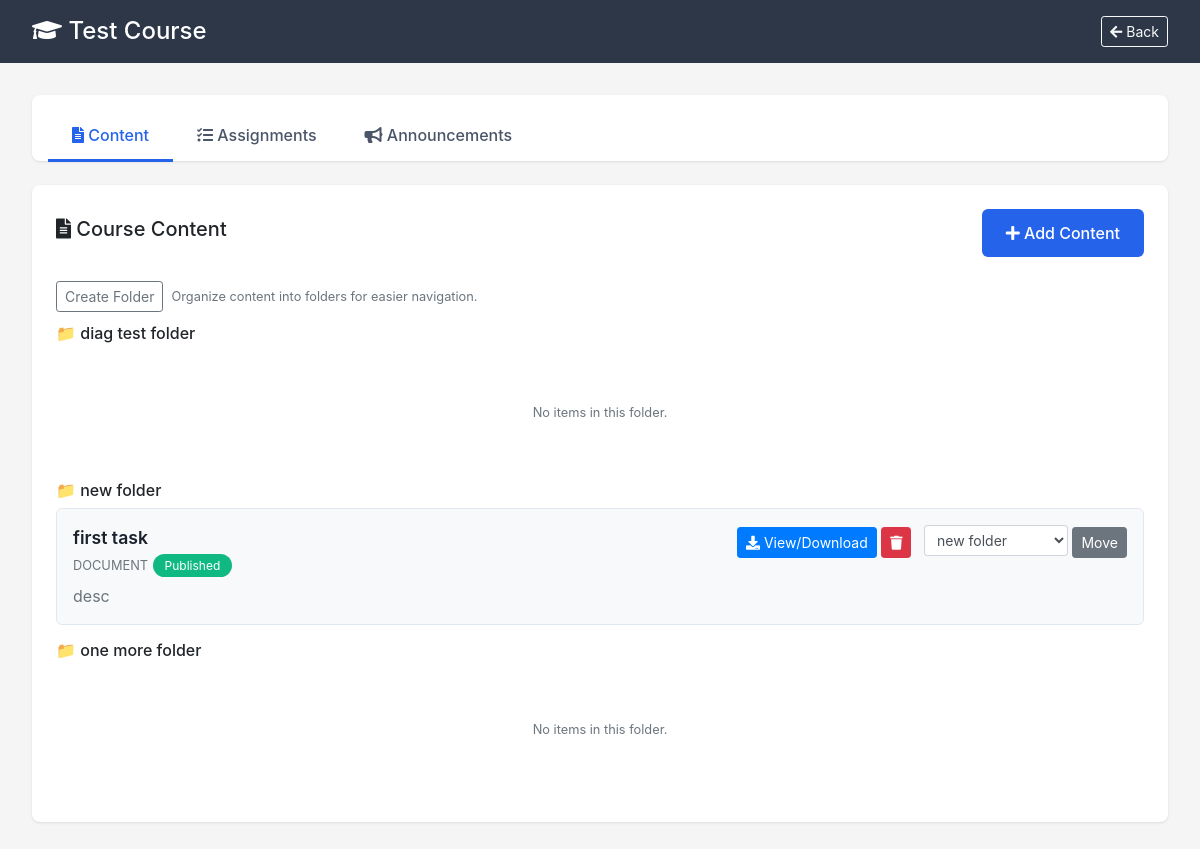
Page /1 (signed in) on the committed database.
### yonca/models/__init__.py (models this page shows, shortened)
class Course(db.Model):
    id = db.Column(db.Integer, primary_key=True)
    title = db.Column(db.String(200), nullable=False)
    description = db.Column(db.Text)
    time_slot = db.Column(db.String(100))
    profile_emoji = db.Column(db.String(10))
    dropdown_menu = db.Column(db.JSON, default=[
        {"text": "Login to Enroll", "icon": "🔐", "url": "/login"},
        {"text": "View Details", "icon": "📖", "url": "#"}
    ])
    page_welcome_title = db.Column(db.String(200), default="")
    page_subtitle = db.Column(db.String(500), default="")
    page_description = db.Column(db.Text, default="")
    page_features = db.Column(db.JSON, default=[
        {"title": "Interactive Learning", "description": "Engage with dynamic course content and interactive exercises.", "image": ""},
        {"title": "Expert Guidance", "description": "Learn from industry professionals and experienced educators.", "image": ""},
        {"title": "Community Support", "description": "Connect with fellow learners and get help when you need it.", "image": ""}
    ])
    page_gallery_images = db.Column(db.JSON, default=[])
    page_show_navigation = db.Column(db.Boolean, default=True)
    page_show_footer = db.Column(db.Boolean, default=True)

class CourseContentFolder(db.Model):
    id = db.Column(db.Integer, primary_key=True)
    course_id = db.Column(db.Integer, db.ForeignKey('course.id'), nullable=False)
    title = db.Column(db.String(200), nullable=False)
    description = db.Column(db.Text)
    order = db.Column(db.Integer, default=0)
    created_at = db.Column(db.DateTime, server_default=db.func.now())
    course = db.relationship('Course', backref=db.backref('content_folders', lazy='dynamic'))

class CourseContent(db.Model):
    id = db.Column(db.Integer, primary_key=True)
    course_id = db.Column(db.Integer, db.ForeignKey('course.id'), nullable=False)
    title = db.Column(db.String(200), nullable=False)
    description = db.Column(db.Text)
    content_type = db.Column(db.String(50), default='text')  # text, video, file, link
    content_data = db.Column(db.Text)  # URL, file path, or text content
    order = db.Column(db.Integer, default=0)
    is_published = db.Column(db.Boolean, default=True)
    created_at = db.Column(db.DateTime, server_default=db.func.now())
    course = db.relationship('Course', backref=db.backref('contents', lazy='dynamic'))
    folder_id = db.Column(db.Integer, db.ForeignKey('course_content_folder.id'), nullable=True)
    folder = db.relationship('CourseContentFolder', backref=db.backref('items', lazy='dynamic'))

### yonca/routes/__init__.py (the view, shortened to what this page needs)
@main_bp.route('/<path:course_slug>', methods=['GET', 'POST'])
def course_page(course_slug):
    from yonca.models import Course, HomeContent, CourseContent, CourseAssignment, CourseAnnouncement, db
    from slugify import slugify
    if course_slug.startswith('course/'):
        course_slug = course_slug[7:]  # Remove 'course/'
    course = None
    courses = Course.query.all()
    for c in courses:
        if slugify(c.title) == course_slug:
            course = c
            break
    if not course and course_slug:
        parts = course_slug.split('-')
        if parts and parts[-1].isdigit():
            course_id = int(parts[-1])
            course = Course.query.get(course_id)
    if not course and course_slug:
        for c in courses:
            slug = slugify(c.title)
            if slug in course_slug or course_slug.startswith(slug):
                course = c
                break
    if not course:
        from flask import abort
        abort(404)
    home_content = HomeContent.query.filter_by(is_active=True).first() or HomeContent()
    contents = CourseContent.query.filter_by(course_id=course.id, is_published=True).order_by(CourseContent.order).all()
    from yonca.models import CourseContentFolder
    content_folders = CourseContentFolder.query.filter_by(course_id=course.id).order_by(CourseContentFolder.order).all()
    assignments = CourseAssignment.query.filter_by(course_id=course.id, is_published=True).order_by(CourseAssignment.due_date).all()
    announcements = CourseAnnouncement.query.filter_by(course_id=course.id, is_published=True).order_by(CourseAnnouncement.created_at.desc()).all()
    from yonca.models import CourseAnnouncementReply
    if current_user.is_authenticated and getattr(current_user, 'is_teacher', False):
        from yonca.models import CourseAssignmentSubmission, CourseAnnouncementReply
        return render_template('course_editor.html',
                     course=course,
                     slug=slugify(course.title),
                     contents=contents,
                     content_folders=content_folders,
                     assignments=assignments,
                     announcements=announcements,
                     CourseAssignmentSubmission=CourseAssignmentSubmission,
                     CourseAnnouncementReply=CourseAnnouncementReply)

### yonca/templates/course_editor.html (shortened to what this page needs)
<!DOCTYPE html>
<html lang="en">
<head>
    <link rel="stylesheet" href="https://maxcdn.bootstrapcdn.com/bootstrap/4.5.2/css/bootstrap.min.css">
    <link rel="stylesheet" href="https://cdnjs.cloudflare.com/ajax/libs/font-awesome/5.15.4/css/all.min.css">
</head>
<body>
    <div class="navbar-custom">
        <div style="display: flex; justify-content: space-between; align-items: center;">
            <h4><i class="fas fa-graduation-cap"></i> {{ course.title }}</h4>
            <div>
                {% if current_user.is_authenticated and current_user.is_admin %}
                <a href="/admin/course_management/" class="btn btn-sm btn-outline-light">
                    <i class="fa fa-arrow-left"></i> Back
                </a>
                {% else %}
                <a href="/courses" class="btn btn-sm btn-outline-light">
                    <i class="fa fa-arrow-left"></i> Back to Courses
                </a>
                {% endif %}
            </div>
        </div>
    </div>
    <div class="content-wrapper">
        <div class="tab-navigation">
            <ul class="nav nav-tabs" id="courseTabs" role="tablist">
                <li class="nav-item">
                    <a class="nav-link active" id="content-tab" data-toggle="tab" href="#content" role="tab">
                        <i class="fas fa-file-alt"></i> Content
                    </a>
                </li>
                <li class="nav-item">
                    <a class="nav-link" id="assignments-tab" data-toggle="tab" href="#assignments" role="tab">
                        <i class="fas fa-tasks"></i> Assignments
                    </a>
                </li>
                <li class="nav-item">
                    <a class="nav-link" id="announcements-tab" data-toggle="tab" href="#announcements" role="tab">
                        <i class="fas fa-bullhorn"></i> Announcements
                    </a>
                </li>
            </ul>
        </div>
        <div class="tab-content" id="courseTabsContent">
            <div class="tab-pane fade show active" id="content" role="tabpanel">
                <div class="content-card">
                    <div style="display: flex; justify-content: space-between; align-items: center; margin-bottom: 1.5rem;">
                        <h5><i class="fas fa-file-alt"></i> Course Content</h5>
                        <button class="btn btn-add" data-toggle="modal" data-target="#addContentModal">
                            <i class="fas fa-plus"></i> Add Content
                        </button>
                    </div>
                    <div style="display:flex;gap:8px;margin-bottom:12px;align-items:center;">
                        <button class="btn btn-sm btn-outline-secondary" data-toggle="modal" data-target="#addFolderModal">Create Folder</button>
                        <small class="text-muted">Organize content into folders for easier navigation.</small>
                    </div>
                    {% set folders = content_folders if content_folders is defined else [] %}
                    {% if folders and folders|length > 0 %}
                        {% for folder in folders %}
                            <div style="margin-bottom:10px;">
                                <h6 style="margin-bottom:8px;">📁 {{ folder.title }}</h6>
                                {% set folder_items = contents | selectattr('folder_id','equalto', folder.id) | list %}
                                {% if folder_items and folder_items|length > 0 %}
                                    {% for item in folder_items %}
                                    <div class="item-card">
                                        <div class="item-header">
                                            <div>
                                                <div class="item-title">{{ item.title }}</div>
                                                <small class="text-muted">{{ item.content_type|upper }}</small>
                                                {% if item.is_published %}
                                                    <span class="badge-published">Published</span>
                                                {% else %}
                                                    <span class="badge-draft">Draft</span>
                                                {% endif %}
                                            </div>
                                            <div>
                                                <a href="{{ item.content_data }}" class="btn btn-sm btn-primary" target="_blank">
                                                    <i class="fas fa-download"></i> View/Download
                                                </a>
                                                <form method="POST" style="display: inline;">
                                                    <button type="submit" class="btn btn-sm btn-danger" onclick="return confirm('Delete this content?')">
                                                        <i class="fas fa-trash"></i>
                                                    </button>
                                                </form>
                                                <form method="POST" style="display: inline-block; margin-left:8px;">
                                                    <select name="target_folder_id" class="form-control form-control-sm" style="display:inline-block; width:auto;">
                                                        {% if content_folders %}
                                                            {% for f in content_folders %}
                                                            <option value="{{ f.id }}" {% if item.folder_id == f.id %}selected{% endif %}>{{ f.title }}</option>
                                                            {% endfor %}
                                                        {% endif %}
                                                    </select>
                                                    <button type="submit" class="btn btn-sm btn-secondary">Move</button>
                                                </form>
                                            </div>
                                        </div>
                                        {% if item.description %}
                                        <p class="text-muted mb-0">{{ item.description }}</p>
                                        {% endif %}
                                    </div>
                                    {% endfor %}
                                {% else %}
                                    <div class="empty-state"><small class="text-muted">No items in this folder.</small></div>
                                {% endif %}
                            </div>
                        {% endfor %}
                    {% endif %}
                </div>
            </div>
        </div>
    </div>
</body>
</html>

### yonca/templates/course_editor.html (style rules this page uses)
body { background: #f5f5f5; font-family: -apple-system, BlinkMacSystemFont, 'Segoe UI', Roboto, Oxygen, Ubuntu, Cantarell, sans-serif; }
.navbar-custom { background: #2d3748; color: white; padding: 1rem 2rem; }
.navbar-custom h4 { margin: 0; color: white; }
.content-wrapper { max-width: 1400px; margin: 2rem auto; padding: 0 2rem; }
.tab-navigation { background: white; border-radius: 8px; margin-bottom: 1.5rem; box-shadow: 0 1px 3px rgba(0,0,0,0.1); }
.tab-navigation .nav-tabs { border-bottom: none; padding: 1rem 1rem 0 1rem; }
.tab-navigation .nav-link { border: none; color: #4a5568; font-weight: 500; padding: 0.75rem 1.5rem; }
.tab-navigation .nav-link.active { color: #2563eb; border-bottom: 3px solid #2563eb; background: none; }
.content-card { background: white; border-radius: 8px; padding: 1.5rem; margin-bottom: 1.5rem; box-shadow: 0 1px 3px rgba(0,0,0,0.1); }
.item-card { background: #f8f9fa; border: 1px solid #e2e8f0; border-radius: 6px; padding: 1rem; margin-bottom: 1rem; transition: all 0.2s; }
.item-header { display: flex; justify-content: space-between; align-items: start; margin-bottom: 0.5rem; }
.item-title { font-weight: 600; color: #1a202c; font-size: 1.1rem; }
.btn-add { background: #2563eb; color: white; border: none; padding: 0.75rem 1.5rem; border-radius: 6px; font-weight: 500; transition: all 0.2s; }
.empty-state { text-align: center; padding: 3rem; color: #718096; }
.badge-published { background: #10b981; color: white; padding: 0.25rem 0.75rem; border-radius: 12px; font-size: 0.75rem; }

### rows in the picture
Course: title "Test Course"
CourseContentFolder: title "diag test folder", shows "No items in this folder."
CourseContentFolder: title "new folder"
CourseContent: title "first task", content_type "DOCUMENT", is_published "Published", target_folder_id "new folder", description "desc"
CourseContentFolder: title "one more folder", shows "No items in this folder."
